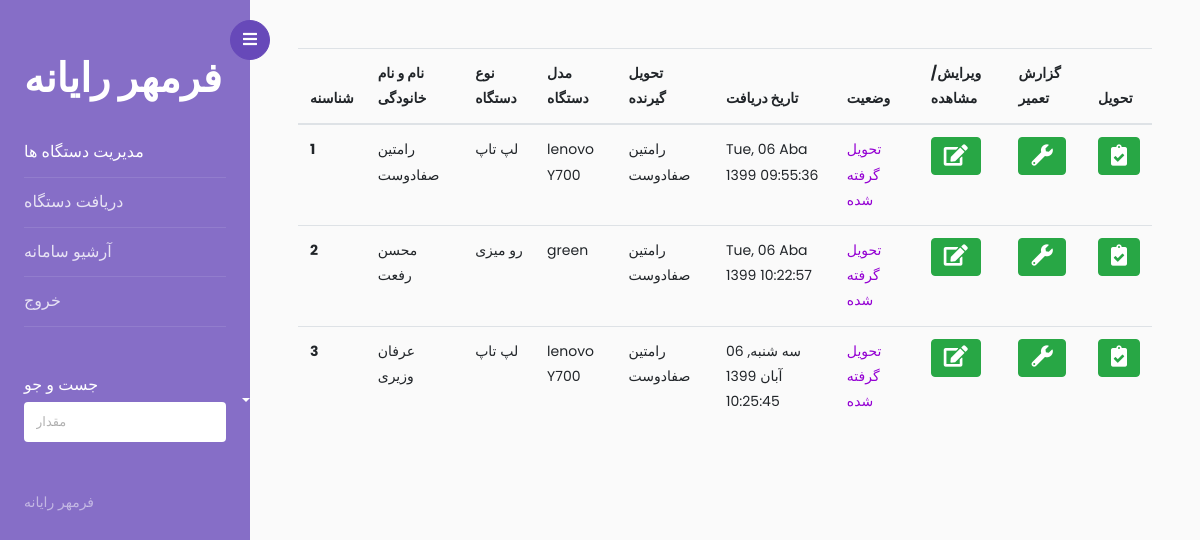
The page / (signed in) on the database its author committed.
### app.py (models this page shows, shortened)
class devices(db.Model):
    _id= db.Column("id", db.Integer , primary_key=True)
    tracking_number =db.Column(db.String(100),nullable=False,unique=True)
    customer_name =db.Column(db.String(100),nullable=False)
    customer_phone =db.Column(db.String(20))
    device_type =db.Column(db.String(100))
    device_model =db.Column(db.String(100))
    serial_number =db.Column(db.String(100))
    property_number =db.Column(db.String(100))
    address =db.Column(db.String(300))
    problem =db.Column(db.String(500))
    accesories =db.Column(db.String(300))
    other_text =db.Column(db.String(700))
    giver_name =db.Column(db.String(100))
    in_time =db.Column(db.String(100))
    out_time =db.Column(db.String(100))
    situation=db.Column(db.Integer)
    deliverd=db.Column(db.Integer)
    repair_report=db.Column(db.String(400))

### app.py (the view)
@app.route('/')
def home():
    if not current_user.is_authenticated:
        return redirect(url_for('.login'))
    return render_template("index.html",values=devices.query.all())

### app.py (called while the page is built)
@Login_manager.user_loader
def load_user(user_id):
    return users.query.get(int(user_id))

### templates/index.html (shortened to what this page needs)
<!doctype html>
<html lang="en">
  <head>
		<link rel="stylesheet" href="https://stackpath.bootstrapcdn.com/font-awesome/4.7.0/css/font-awesome.min.css">
    <link rel="stylesheet" href="../static/add/css/style.css">
    <link rel="stylesheet" href="https://cdnjs.cloudflare.com/ajax/libs/font-awesome/5.15.1/css/all.min.css?family">
  </head>
  <body>
		<div class="wrapper d-flex align-items-stretch">
			<nav id="sidebar">
				<div class="custom-menu">
					<button type="button" id="sidebarCollapse" class="btn btn-primary">
	          <i class="fa fa-bars"></i>
	        </button>
        </div>
				<div class="p-4 pt-5">
		  		<h1><a href="index.html" class="logo">فرمهر رایانه</a></h1>
	        <ul class="list-unstyled components mb-5">
	          <li class="active">
	            <a href="/"  aria-expanded="false" class="dropdown-toggle">مدیریت دستگاه ها</a>
	          </li>
	          <li>
	              <a href="/add">دریافت دستگاه  </a>
	          </li>
	          <li>
              <a href="/archive">آرشیو سامانه</a>
	          </li>
	          <li>
              <a href="/logout">خروج</a>
	          </li>
	        </ul>
	        <div class="mb-5">
						<h3 class="h6">جست و جو</h3>
						<form action="#" class="colorlib-subscribe-form">
	            <div class="form-group d-flex">
	              <input type="text" class="form-control" placeholder="مقدار ">
	            </div>
	          </form>
					</div>
	        <div class="footer">
	        	<p>
						  فرمهر رایانه
						  </p>
	        </div>
	      </div>
    	</nav>
      <div id="content" class="p-4 p-md-5 pt-5">
        <table class="table" id="tblTest">
            <thead>
              <tr>
                <th scope="col">شناسنه</th>
                <th scope="col">نام و نام خانودگی</th>
                <th scope="col">نوع دستگاه</th>
                <th scope="col">مدل دستگاه</th>
                <th scope="col">تحویل گیرنده</th>
                <th scope="col">تاریخ دریافت</th>
                <th scope="col">وضعیت</th>
                <th scope="col">ویرایش/مشاهده</th>
                <th scope="col">گزارش تعمیر</th>
                <th scope="col">تحویل</th>
              </tr>
            </thead>
            <tbody>
                {% for item in values %}
              <tr>
                <th scope="row">{{item._id}} </th>
                <td>{{item.customer_name}}</td>
                <td>{{item.device_type}}</td>
                <td>{{item.device_model}}</td>
                <td>{{item.giver_name}}</td>
                <td>{{item.in_time}}</td>
                  {%  if item.situation==0 %}
                  <td style="color: darkviolet;">تحویل گرفته شده</td>
                  {% elif item.situation==1 %}
                  <td style="color: greenyellow;">تعمیر شده</td>
                  {% else %}
                  <td style="color: firebrick;">تعمیر نشده</td>
                  {% endif %}
                <td> <button type="submit" class="btn btn-success">
                  <i class="fa fa-edit fa-lg"></i>
              </button></td>
                <td><button type="submit" class="btn btn-success"  data-toggle="modal" data-target="#myModal">
                  <i class="fa fa-wrench fa-lg"></i>
              </button></td>
                <td><button type="submit" class="btn btn-success"  >
                  <i class="fas fa-clipboard-check fa-lg"></i>
              </button></td>
              </tr>
              {% endfor %}
            </tbody>
          </table>
      </div>
    </div>
  </body>
</html>

### rows shown on the page
devices: _id "1", customer_name "رامتین صفادوست", device_type "لپ تاپ", device_model "lenovo Y700", giver_name "رامتین صفادوست", in_time "Tue, 06 Aba 1399 09:55:36", situation "تحویل گرفته شده"
devices: _id "2", customer_name "محسن رفعت", device_type "رو میزی", device_model "green", giver_name "رامتین صفادوست", in_time "Tue, 06 Aba 1399 10:22:57", situation "تحویل گرفته شده"
devices: _id "3", customer_name "عرفان وزیری", device_type "لپ تاپ", device_model "lenovo Y700", giver_name "رامتین صفادوست", in_time "سه شنبه, 06 آبان 1399 10:25:45", situation "تحویل گرفته شده"
